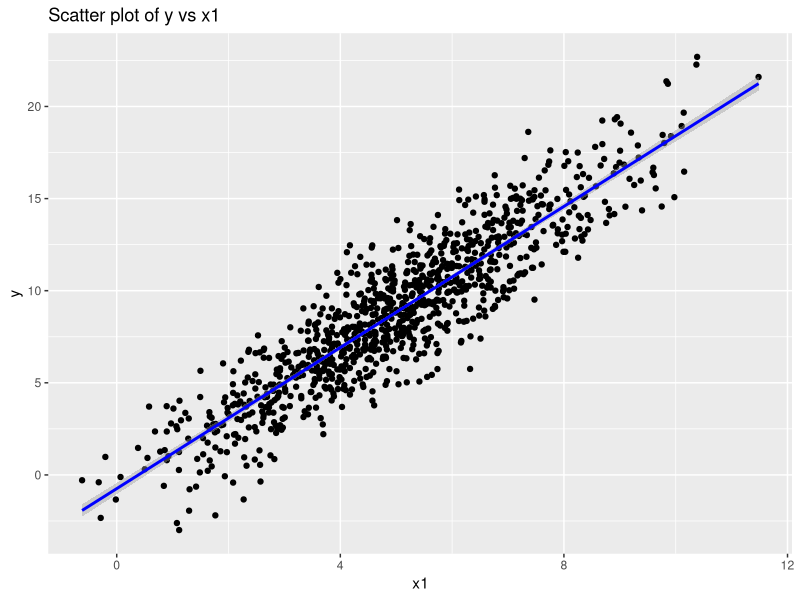
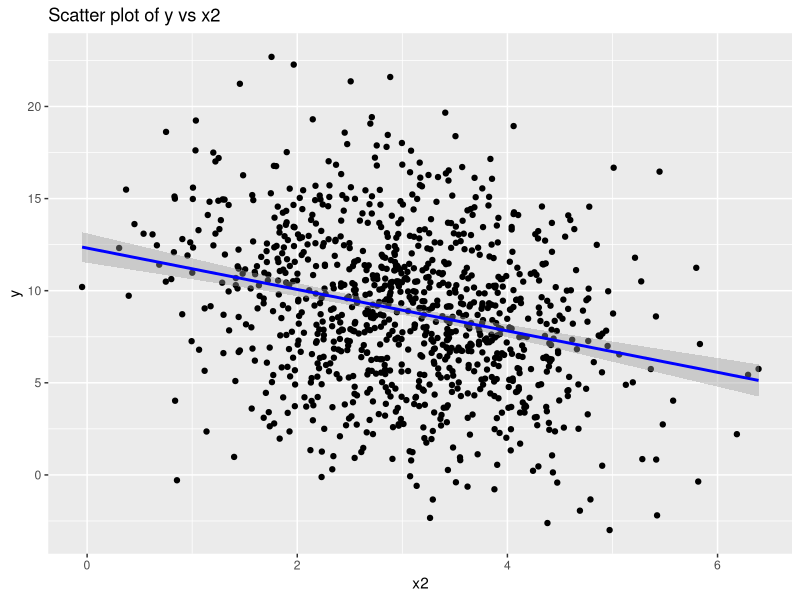
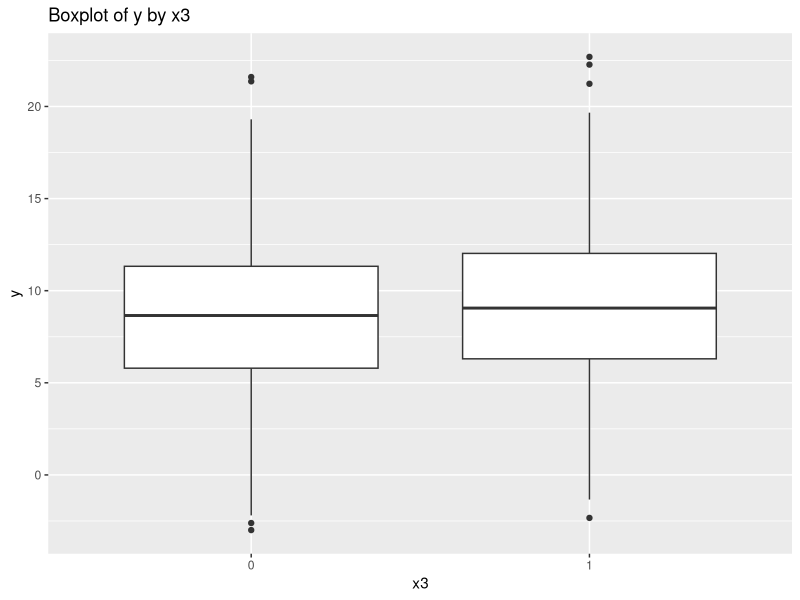

Generate these figures, in order, with R:
## ---- chunk 1
# Load necessary libraries
library(tidyr)
library(dplyr)
library(ggplot2)

# Set seed for reproducibility
set.seed(123)

# Generate synthetic dataset
n <- 1000
x1 <- rnorm(n, mean = 5, sd = 2)
x2 <- rnorm(n, mean = 3, sd = 1)
x3 <- rbinom(n, 1, 0.5)
y <- 3 + 2 * x1 - 1.5 * x2 + 0.8 * x3 + rnorm(n)

# Create data frame
df <- data.frame(y, x1, x2, x3)

# Explore the dataset
summary(df)
head(df)
## ---- chunk 2
# Plot y against x1
ggplot(df, aes(x = x1, y = y)) +
  geom_point() +
  geom_smooth(method = "lm", col = "blue") +
  labs(title = "Scatter plot of y vs x1")

# Plot y against x2
ggplot(df, aes(x = x2, y = y)) +
  geom_point() +
  geom_smooth(method = "lm", col = "blue") +
  labs(title = "Scatter plot of y vs x2")

# Boxplot of y by x3
ggplot(df, aes(x = as.factor(x3), y = y)) +
  geom_boxplot() +
  labs(title = "Boxplot of y by x3", x = "x3")
## ---- chunk 3
# Fit a linear model
model <- lm(y ~ x1 + x2 + x3, data = df)
summary(model)
## ---- chunk 4
# Print the coefficients of the linear model
cat("Coefficients of the linear model:\n")
print(coef(model))
## ---- chunk 5
# Fit a polynomial regression model
model_poly <- lm(y ~ poly(x1, 2) + poly(x2, 2) + x3, data = df)
summary(model_poly)
## ---- chunk 6
# Fit a model with interaction terms
model_interact <- lm(y ~ x1 * x2 + x1 * x3 + x2 * x3, data = df)
summary(model_interact)
